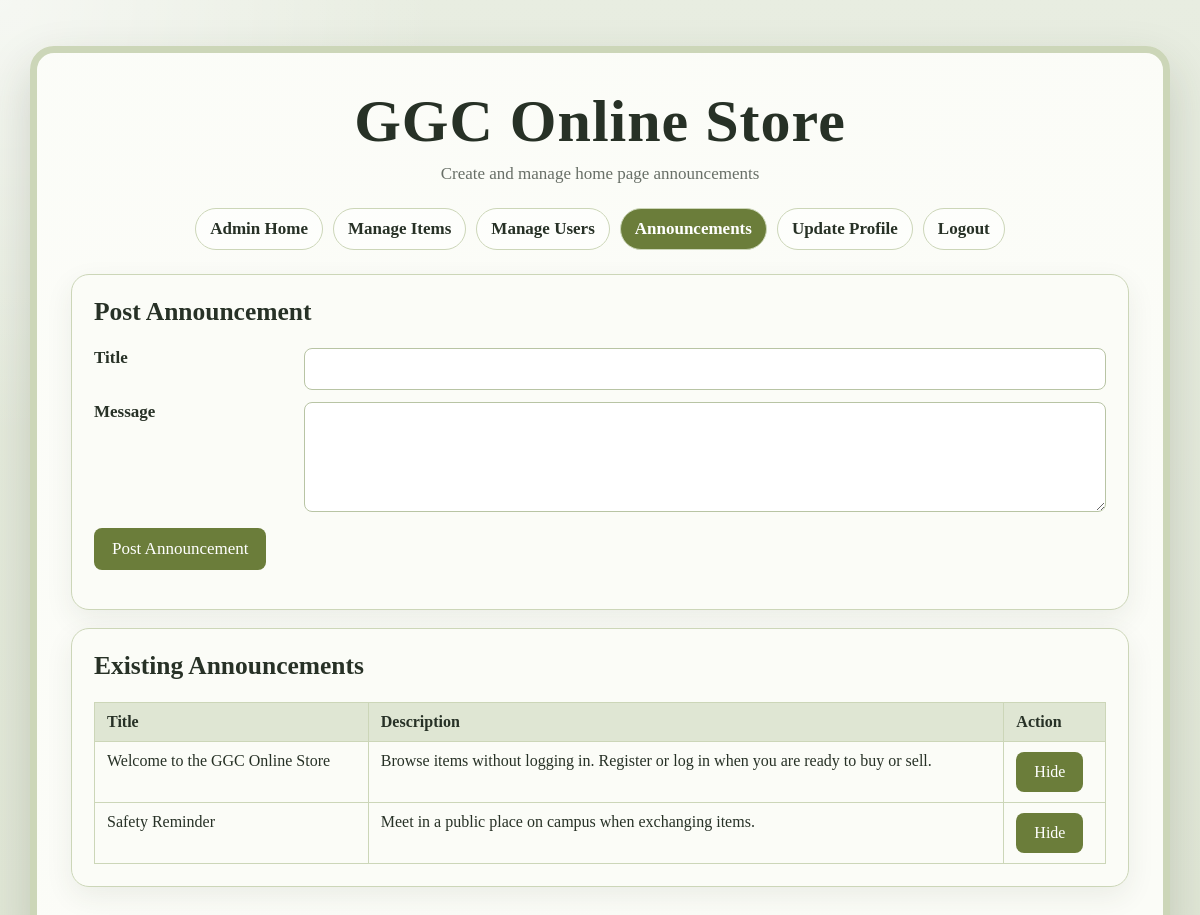
/admin_announcements.php (signed in), run on the app's committed database.
### tables this page shows
CREATE TABLE announcements (
    announcement_id INT AUTO_INCREMENT PRIMARY KEY,
    title VARCHAR(150) NOT NULL,
    body TEXT NOT NULL,
    created_at DATETIME NOT NULL,
    active TINYINT(1) NOT NULL DEFAULT 1
);

### includes/utilities.php (called while the page is built, shortened)
<?php
function h($value)
{
    return htmlspecialchars((string) $value, ENT_QUOTES);
}
function fetch_all($dbc, $sql)
{
    $rows = array();
    $result = mysqli_query($dbc, $sql);
    if ($result) {
        while ($row = mysqli_fetch_assoc($result)) {
            $rows[] = $row;
        }
    }
    return $rows;
}
?>

### admin_announcements.php (the view, shortened to what this page needs)
<?php
include "connection.php";
$announcements = fetch_all($dbc, "SELECT * FROM announcements ORDER BY created_at DESC");
?>
<section class="panel">
    <h2>Post Announcement</h2>
    <form method="post" action="<?php echo h($_SERVER["PHP_SELF"]); ?>">
        <div class="row">
            <label for="title">Title</label>
            <input type="text" id="title" name="title" required>
        </div>
        <div class="row">
            <label for="body">Message</label>
            <textarea id="body" name="body" required></textarea>
        </div>
        <div class="actions">
            <input type="submit" name="create_announcement" value="Post Announcement">
        </div>
    </form>
</section>
<section class="panel">
    <h2>Existing Announcements</h2>
    <div class="table-wrap">
        <table>
            <tr>
                <th>Title</th>
                <th>Description</th>
                <th>Action</th>
            </tr>
            <?php foreach ($announcements as $announcement) { ?>
                <tr>
                    <td><?php echo h($announcement["title"]); ?></td>
                    <td><?php echo h($announcement["body"]); ?></td>
                    <td>
                        <form method="post" class="inline-form" action="<?php echo h($_SERVER["PHP_SELF"]); ?>">
                            <input type="submit" name="toggle_announcement" value="<?php echo (int) $announcement["active"] === 1 ? "Hide" : "Show"; ?>">
                        </form>
                    </td>
                </tr>
            <?php } ?>
        </table>
    </div>
</section>

### style.css (style rules this page uses)
* { box-sizing: border-box; }
body { margin: 0; font-family: Georgia, "Times New Roman", serif; font-size: var(--font-size); background: radial-gradient(circle at top left, rgba(255, 255, 255, 0.6), transparent 28%), linear-gradient(180deg, var(--bg), color-mix(in srgb, var(--bg) 76%, #c8d1b3)); color: var(--text); }
.panel { background: var(--panel); border: 1px solid var(--soft); border-radius: 18px; padding: 22px; box-shadow: 0 10px 28px rgba(46, 58, 35, 0.08); margin-bottom: 18px; }
.panel h2, .panel h3 { margin-top: 0; }
.row { display: grid; grid-template-columns: 200px 1fr; gap: 10px; align-items: start; margin-bottom: 12px; }
label { font-weight: bold; }
input[type="text"], input[type="email"], input[type="password"], input[type="number"], input[type="date"], textarea, select { width: 100%; padding: 10px 12px; border: 1px solid #b8c4a4; border-radius: 8px; font: inherit; background: #fff; color: #273126; }
textarea { min-height: 110px; resize: vertical; }
.actions { display: flex; flex-wrap: wrap; gap: 12px; margin-top: 16px; }
input[type="submit"], button, .button-link { border: none; border-radius: 8px; background: var(--accent); color: #fff; padding: 11px 18px; font: inherit; cursor: pointer; text-decoration: none; display: inline-block; }
.table-wrap { overflow-x: auto; }
table { width: 100%; border-collapse: collapse; background: var(--panel); }
th, td { border: 1px solid var(--soft); padding: 10px 12px; text-align: left; vertical-align: top; }
th { background: color-mix(in srgb, var(--soft) 62%, white); }
.inline-form { display: inline; }

### data on the page
announcements: title "Welcome to the GGC Online Store", body "Browse items without logging in. Register or log in when you are ready to buy or sell.", toggle_announcement "Hide"
announcements: title "Safety Reminder", body "Meet in a public place on campus when exchanging items.", toggle_announcement "Hide"

### other printed values
$title "Create and manage home page announcements"
$label "Admin Home"
$label "Manage Items"
$label "Manage Users"
$label "Announcements"
$label "Update Profile"
$label "Logout"
